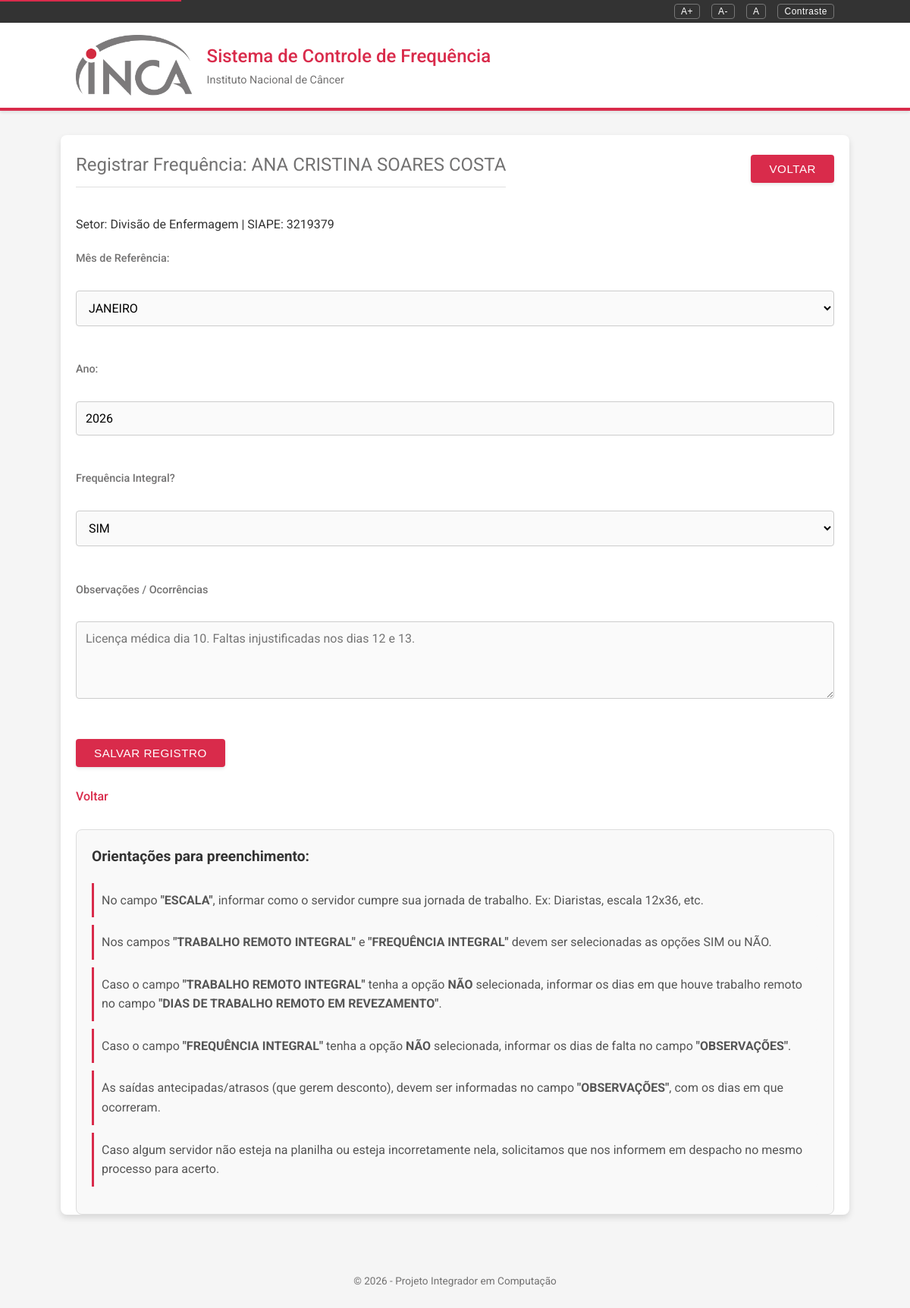
The page /funcionarios/frequencia/1 (signed in) on the database its author committed.
### app.py (models this page shows)
class Funcionario(db.Model):
    id = db.Column(db.Integer, primary_key=True)
    nome = db.Column(db.String(150), nullable=False)
    siape = db.Column(db.String(20), unique=True, nullable=False)
    lotacao = db.Column(db.String(100)) # Adicionado
    jornada = db.Column(db.String(50))
    escala = db.Column(db.String(100))
    trabalho_remoto_integral = db.Column(db.String(10))
    dias_remoto_revezamento = db.Column(db.String(50))
    setor_id = db.Column(db.Integer, db.ForeignKey('setor.id'), nullable=False)
    frequencias = db.relationship('Frequencia', backref='funcionario', lazy=True)

class Setor(db.Model):
    id = db.Column(db.Integer, primary_key=True)
    nome = db.Column(db.String(100), nullable=False)
    sigla = db.Column(db.String(50))
    lotacao = db.Column(db.String(100))
    chefia_nome = db.Column(db.String(100))
    chefia_matricula = db.Column(db.String(50))
    funcionarios = db.relationship('Funcionario', backref='setor', lazy=True)

### app.py (the view, shortened to what this page needs)
@app.route('/funcionarios/frequencia/<int:func_id>', methods=['GET', 'POST'])
@login_required
def registrar_frequencia(func_id):
    funcionario = Funcionario.query.get_or_404(func_id)
    if current_user.perfil == 'chefe' and funcionario.setor_id != current_user.setor_id:
        flash('Acesso negado: Este funcionário não pertence ao seu setor.')
        return redirect(url_for('listar_funcionarios'))
    mes_selecionado = request.args.get('mes')
    ano_selecionado = request.args.get('ano')
    return render_template('registrar_frequencia.html',
                           funcionario=funcionario,
                           mes_padrao=mes_selecionado,
                           ano_padrao=ano_selecionado)

### app.py (called while the page is built)
@login_manager.user_loader
def load_user(user_id):
    return Usuario.query.get(int(user_id))

### templates/registrar_frequencia.html (shortened to what this page needs)
{% extends "base.html" %}
{% block content %}
    <div style="display: flex; justify-content: space-between; align-items: center;">
        <h2>Registrar Frequência: {{ funcionario.nome }}</h2>
        <a href="{{ url_for('listar_funcionarios') }}"><button type="button">Voltar</button></a>
    </div>
    <p>Setor: {{ funcionario.setor.nome }} | SIAPE: {{ funcionario.siape }}</p>
    <form method="post" aria-label="Formulário de registro de frequência">
        <div>
            <label for="mes">Mês de Referência:</label><br>
            <select name="mes" id="mes" required aria-required="true">
                {% for m in ['JANEIRO', 'FEVEREIRO', 'MARÇO', 'ABRIL', 'MAIO', 'JUNHO', 'JULHO', 'AGOSTO', 'SETEMBRO', 'OUTUBRO', 'NOVEMBRO', 'DEZEMBRO'] %}
                    <option value="{{ m }}" {% if mes_padrao == m %}selected{% endif %}>{{ m }}</option>
                {% endfor %}
            </select>
        </div>
        <br>
        <div>
            <label for="ano">Ano:</label><br>
            <input type="number" name="ano" id="ano" value="{{ ano_padrao if ano_padrao else 2026 }}" required aria-required="true">
        </div>
        <br>
        <div>
            <label for="frequencia_integral">Frequência Integral?</label><br>
            <select name="frequencia_integral" id="frequencia_integral">
                <option value="SIM">SIM</option>
            </select>
        </div>
        <br>
        <div>
            <label for="observacoes">Observações / Ocorrências</label><br>
            <textarea name="observacoes" id="observacoes" rows="4" cols="50" placeholder="Licença médica dia 10. Faltas injustificadas nos dias 12 e 13."></textarea>
        </div>
        <br>
        <button type="submit">Salvar Registro</button>
    </form>
    <br>
    <a href="{{ url_for('listar_funcionarios') }}">Voltar</a>
    <div style="margin-top: 30px; padding: 20px; border: 1px solid #ddd; border-radius: 8px; background-color: #f9f9f9;">
        <h3 style="margin-top: 0; color: #333;">Orientações para preenchimento:</h3>
        <ul style="line-height: 1.6; color: #555;">
            <li>No campo <strong>"ESCALA"</strong>, informar como o servidor cumpre sua jornada de trabalho. Ex: Diaristas, escala 12x36, etc.</li>
            <li>Nos campos <strong>"TRABALHO REMOTO INTEGRAL"</strong> e <strong>"FREQUÊNCIA INTEGRAL"</strong> devem ser selecionadas as opções SIM ou NÃO.</li>
            <li>Caso o campo <strong>"TRABALHO REMOTO INTEGRAL"</strong> tenha a opção <strong>NÃO</strong> selecionada, informar os dias em que houve trabalho remoto no campo <strong>"DIAS DE TRABALHO REMOTO EM REVEZAMENTO"</strong>.</li>
            <li>Caso o campo <strong>"FREQUÊNCIA INTEGRAL"</strong> tenha a opção <strong>NÃO</strong> selecionada, informar os dias de falta no campo <strong>"OBSERVAÇÕES"</strong>.</li>
            <li>As saídas antecipadas/atrasos (que gerem desconto), devem ser informadas no campo <strong>"OBSERVAÇÕES"</strong>, com os dias em que ocorreram.</li>
            <li>Caso algum servidor não esteja na planilha ou esteja incorretamente nela, solicitamos que nos informem em despacho no mesmo processo para acerto.</li>
        </ul>
    </div>
    {% endblock %}

### static/style.css (style rules this page uses)
:root { --primary-color: #D92B4B; --primary-hover: #b0233d; --secondary-color: #737272; --background-color: #f5f5f5; --card-bg: #ffffff; --text-color: #333333; --border-color: #e0e0e0; --shadow-sm: 0 2px 4px rgba(0,0,0,0.1); --shadow-md: 0 4px 8px rgba(0,0,0,0.12); }
body { font-family: 'Roboto', sans-serif; background-color: var(--background-color); color: var(--text-color); margin: 0; padding: 0; line-height: 1.6; }
h2 { color: var(--secondary-color); font-weight: 400; border-bottom: 1px solid var(--border-color); padding-bottom: 10px; margin-bottom: 20px; }
h3 { color: var(--primary-color); font-size: 1.2rem; margin-top: 1.5rem; }
a { color: var(--primary-color); text-decoration: none; font-weight: 500; transition: color 0.2s; }
button { background-color: var(--primary-color); color: white; padding: 10px 24px; border: none; border-radius: 4px; font-size: 0.95rem; font-weight: 500; text-transform: uppercase; cursor: pointer; box-shadow: var(--shadow-sm); transition: background-color 0.2s, box-shadow 0.2s; letter-spacing: 0.5px; }
form { margin-top: 20px; }
label { display: block; color: var(--secondary-color); font-size: 0.9rem; margin-bottom: 5px; font-weight: 500; }
input[type="text"], input[type="password"], input[type="number"], select, textarea { width: 100%; padding: 12px; margin-bottom: 20px; border: 1px solid #ccc; border-radius: 4px; background-color: #fafafa; font-family: inherit; font-size: 1rem; transition: border-color 0.2s; box-sizing: border-box; }
ul { list-style: none; padding: 0; }
ul li { margin-bottom: 10px; padding: 10px; border-left: 3px solid var(--primary-color); background-color: #f9f9f9; border-radius: 0 4px 4px 0; transition: transform 0.2s; }

### rows shown on the page
Funcionario: nome "ANA CRISTINA SOARES COSTA", siape "3219379"
Setor: setor.nome "Divisão de Enfermagem"

### other values the page prints
form field mes "JANEIRO"
